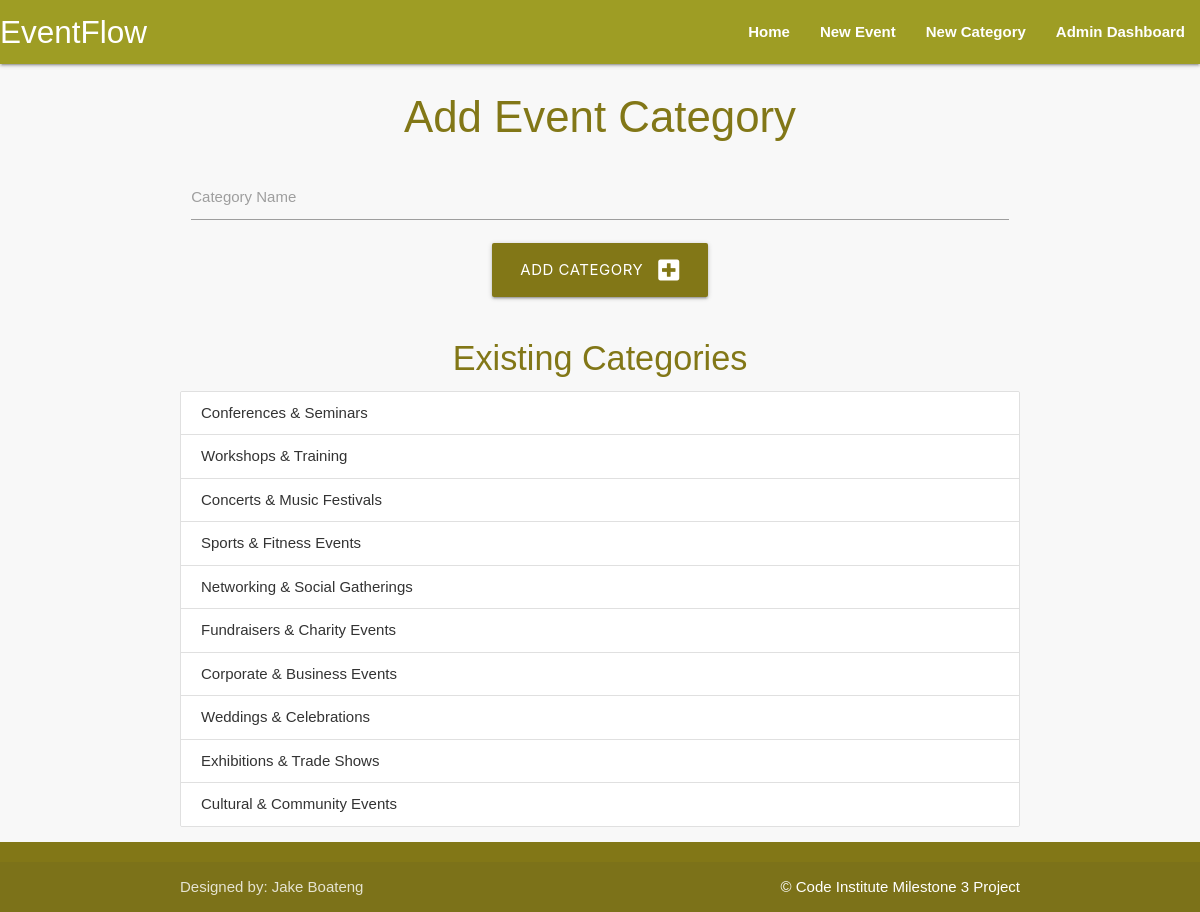
Page /add_category on the committed database.
### eventflow/models.py (models this page shows, shortened)
class Category(db.Model):
    id = db.Column(db.Integer, primary_key=True)
    category_name = db.Column(db.String(50), unique=True, nullable=False)
    events = db.relationship("Event", backref="category", cascade="all, delete", lazy=True)

### eventflow/routes.py (the view, shortened to what this page needs)
@app.route("/add_category", methods=["GET", "POST"])
def add_category():
    categories = Category.query.all()
    return render_template("add_category.html", categories=categories)

### eventflow/templates/add_category.html (shortened to what this page needs)
{% extends "base.html" %}
{% block content %}
    <h3 class="center-align lime-text text-darken-4">Add Event Category</h3>
    <form method="POST" action="{{ url_for('add_category') }}" class="row">
        <div class="input-field col s12">
            <input type="text" name="name" id="name" required>
            <label for="name">Category Name</label>
        </div>
        <div class="row">
            <div class="col s12 center-align">
                <button type="submit" class="btn-large lime darken-4">
                    Add Category <i class="fas fa-plus-square right"></i>
                </button>
            </div>
        </div>
    </form>
    <h4 class="center-align lime-text text-darken-4">Existing Categories</h4>
    <ul class="collection">
        {% for category in categories %}
            <li class="collection-item">
                {{ category.category_name }}
            </li>
        {% else %}
            <li class="collection-item">No categories available.</li>
        {% endfor %}
    </ul>
{% endblock %}

### eventflow/static/css/style.css (style rules this page uses)
body { display: flex; min-height: 100vh; flex-direction: column; font-family: Arial, sans-serif; background-color: #f8f8f8; color: #333; }
input[type="text"], input[type="datetime-local"], textarea { width: 100%; padding: 10px; margin-bottom: 10px; border-radius: 4px; border: 1px solid #ccc; }
button { background-color: #827717; color: white; border: none; padding: 10px 15px; border-radius: 4px; cursor: pointer; }

### rows in the picture
Category: category_name "Conferences & Seminars"
Category: category_name "Workshops & Training"
Category: category_name "Concerts & Music Festivals"
Category: category_name "Sports & Fitness Events"
Category: category_name "Networking & Social Gatherings"
Category: category_name "Fundraisers & Charity Events"
Category: category_name "Corporate & Business Events"
Category: category_name "Weddings & Celebrations"
Category: category_name "Exhibitions & Trade Shows"
Category: category_name "Cultural & Community Events"
